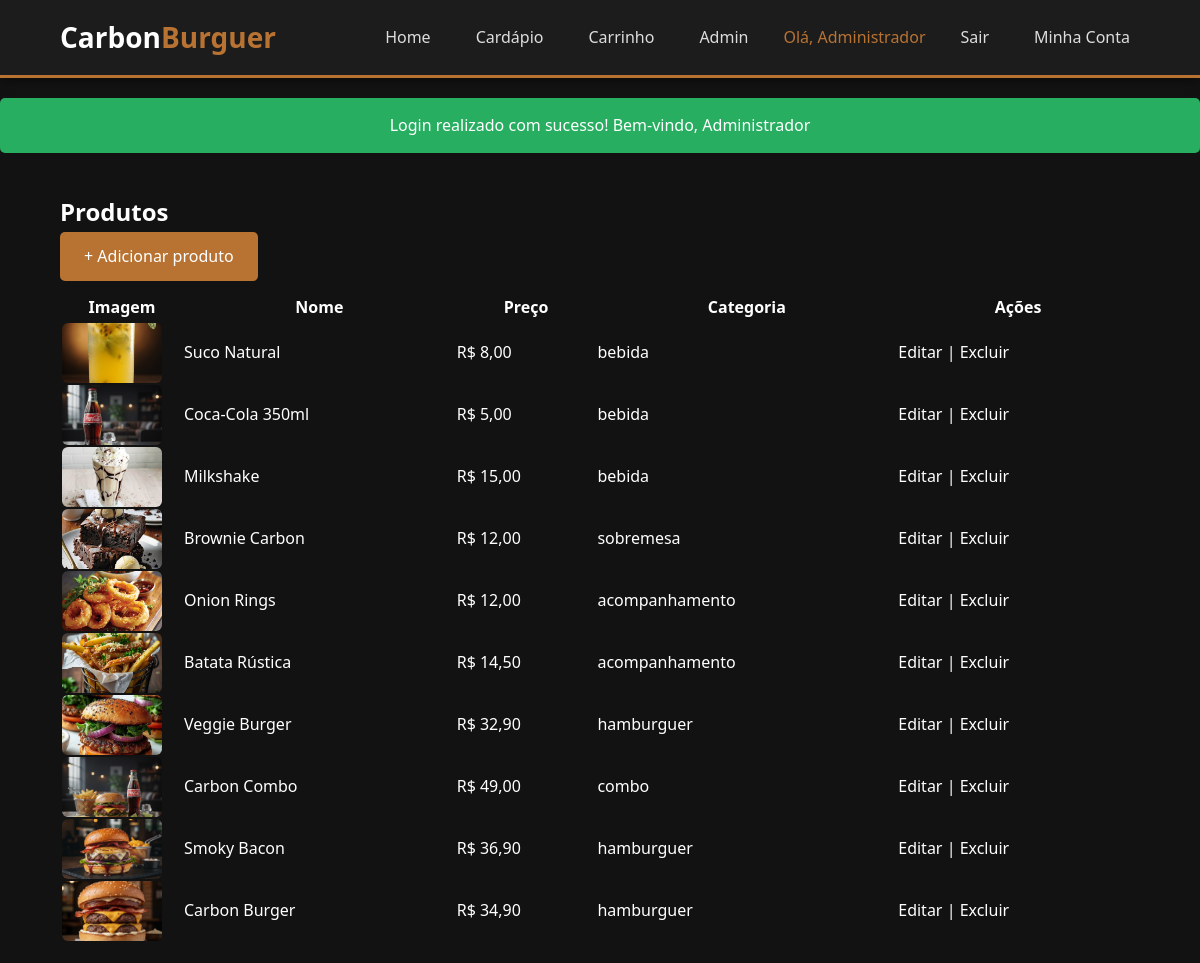
Page /admin/products.php (signed in) on the committed database.
### tables this page shows
CREATE TABLE produtos (
  id INT AUTO_INCREMENT PRIMARY KEY,
  nome VARCHAR(200) NOT NULL,
  descricao TEXT,
  preco DECIMAL(10,2) NOT NULL DEFAULT 0.00,
  categoria VARCHAR(80) DEFAULT 'hamburguer',
  imagem VARCHAR(255),
  ativo TINYINT(1) DEFAULT 1,
  criado_em TIMESTAMP DEFAULT CURRENT_TIMESTAMP,
  INDEX idx_categoria (categoria),
  INDEX idx_ativo (ativo)
);

### admin/products.php (the view, shortened to what this page needs)
<?php
require_once '../php/config.php';
$res = $conn->query("SELECT * FROM produtos ORDER BY id DESC");
?>
<!doctype html>
<html>
<head><meta charset="utf-8"><title>Produtos — Admin</title><link rel="stylesheet" href="../assets/css/style.css"></head>
<body>
<?php include '../partials/header.php'; ?>
<main class="container">
  <h2>Produtos</h2>
  <a class="btn" href="add.php">+ Adicionar produto</a>
  <table class="admin-table" style="width:100%;margin-top:12px">
    <thead><tr><th>Imagem</th><th>Nome</th><th>Preço</th><th>Categoria</th><th>Ações</th></tr></thead>
    <tbody>
      <?php while($p = $res->fetch_assoc()): ?>
        <tr>
          <td style="width:120px"><img src="<?php echo htmlspecialchars($p['imagem']); ?>" alt="" style="width:100px;height:60px;object-fit:cover;border-radius:6px"></td>
          <td><?php echo htmlspecialchars($p['nome']); ?></td>
          <td>R$ <?php echo number_format($p['preco'],2,',','.'); ?></td>
          <td><?php echo htmlspecialchars($p['categoria']); ?></td>
          <td>
            <a href="edit.php?id=<?php echo intval($p['id']); ?>">Editar</a> |
            <a href="delete.php?id=<?php echo intval($p['id']); ?>" onclick="return confirm('Excluir produto?')">Excluir</a>
          </td>
        </tr>
      <?php endwhile; ?>
    </tbody>
  </table>
</main>
</body>
</html>

### assets/css/style.css (style rules this page uses)
* { margin: 0; padding: 0; box-sizing: border-box; }
:root { --primary: #b87333; --primary-dark: #a05a1f; --primary-light: #cf8744; --secondary: #1c1c1c; --dark: #121212; --light: #ddd; --white: #fff; --success: #27ae60; --error: #e74c3c; --warning: #f39c12; }
body { font-family: 'Segoe UI', Tahoma, Geneva, Verdana, sans-serif; background: var(--dark); color: var(--white); line-height: 1.6; min-height: 100vh; display: flex; flex-direction: column; }
main { flex: 1; }
img { max-width: 100%; height: auto; display: block; }
a { text-decoration: none; color: inherit; }
.container { width: 90%; max-width: 1200px; margin: 0 auto; padding: 20px 0; }
.btn { display: inline-block; padding: 12px 24px; background: var(--primary); color: var(--white); border: none; border-radius: 5px; cursor: pointer; transition: all 0.3s; font-size: 16px; font-weight: 500; text-align: center; }

### rows in the picture
produtos: imagem (picture), nome "Suco Natural", preco "8,00", categoria "bebida"
produtos: imagem (picture), nome "Coca-Cola 350ml", preco "5,00", categoria "bebida"
produtos: imagem (picture), nome "Milkshake", preco "15,00", categoria "bebida"
produtos: imagem (picture), nome "Brownie Carbon", preco "12,00", categoria "sobremesa"
produtos: imagem (picture), nome "Onion Rings", preco "12,00", categoria "acompanhamento"
produtos: imagem (picture), nome "Batata Rústica", preco "14,50", categoria "acompanhamento"
produtos: imagem (picture), nome "Veggie Burger", preco "32,90", categoria "hamburguer"
produtos: imagem (picture), nome "Carbon Combo", preco "49,00", categoria "combo"
produtos: imagem (picture), nome "Smoky Bacon", preco "36,90", categoria "hamburguer"
produtos: imagem (picture), nome "Carbon Burger", preco "34,90", categoria "hamburguer"

### other values in the picture
$_SESSION['user'] "Administrador"
$message "Login realizado com sucesso! Bem-vindo, Administrador"
